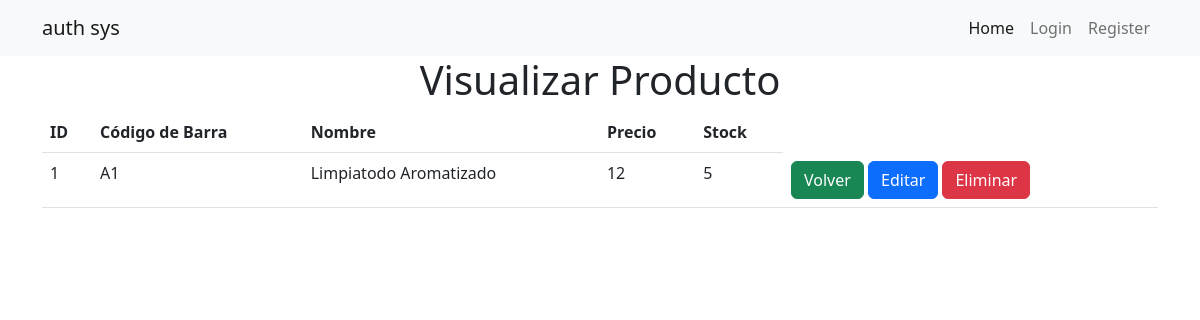
Page /productos/visualizar.php?id=1 on the committed database.
### tables this page shows
CREATE TABLE `productos` (
  `id` int(11) NOT NULL,
  `codigo` varchar(10) NOT NULL,
  `nombre` varchar(40) NOT NULL,
  `precio` decimal(7,0) NOT NULL,
  `stock` int(5) NOT NULL,
  `created` timestamp NOT NULL DEFAULT current_timestamp()
);

### config/db.php (called while the page is built)
<?php
    class db{
        private $host = 'localhost';
        private $dbname = 'practicb';
        private $user='root';
        private $password='';
        public function conexion(){
            try {
                $PDO=new PDO("mysql:host=".$this->host.";dbname=".$this->dbname,$this->user,$this->password);
                return $PDO;
            } catch (PDOException $e) {
                return $e->getMessage();
            }
        }
    }
?>

### controller/controller.php (called while the page is built, shortened)
<?php
    class controller{
        private $model;
        public function __construct(){
            require_once("C:/xampp/htdocs/proyectb/model/model.php");
            $this->model=new model();
        }
        public function show($id){
            $id=$this->model->show($id);
            return ($id!=false)?$id:header("Location: crear.php");
        }
    }
?>

### model/model.php (called while the page is built, shortened)
<?php
    class model{
        private $PDO;
        public function __construct(){
            require_once("C:/xampp/htdocs/proyectb/config/db.php");
            $con=new db();
            $this->PDO = $con->conexion();
        }
        public function show($id){
            $stament=$this->PDO->prepare("SELECT * FROM productos WHERE id=:id LIMIT 1");
            $stament->bindParam(":id",$id);
            return($stament->execute())?$stament->fetch():false;
        }
    }
?>

### productos/visualizar.php (the view, shortened to what this page needs)
<?php
require_once("C:/xampp/htdocs/proyectb/includes/header.php");
require_once("C:/xampp/htdocs/proyectb/controller/controller.php");
$obj = new controller();
$dato = $obj->show($_GET['id']);
?>
<main>
    <h1 class="text-center">Visualizar Producto</h1>
    <table class="table container-fluid">
        <thead>
            <tr>
                <th>ID</th>
                <th>Código de Barra</th>
                <th>Nombre</th>
                <th>Precio</th>
                <th>Stock</th>
            </tr>
        </thead>
        <tbody>
            <tr>
                <td><?= $dato[0] ?></td>
                <td><?= $dato[1] ?></td>
                <td><?= $dato[2] ?></td>
                <td><?= $dato[3] ?></td>
                <td><?= $dato[4] ?></td>
                <td>
                    <a href="listaProd.php" class="btn btn-success">Volver</a>
                    <a href="editarProd.php?id=<?= $dato[0] ?>" class="btn btn-primary">Editar</a>
                    <button type="button" class="btn btn-danger" data-bs-toggle="modal" data-bs-target="#exampleModal<?= $dato[0] ?>">
                        Eliminar
                    </button>
                </td>
            </tr>
        </tbody>
    </table>
</main>
<?php
require_once("C:/xampp/htdocs/proyectb/includes/footer.php");
?>

### rows in the picture
productos: id "1", codigo "A1", nombre "Limpiatodo Aromatizado", precio "12", stock "5"
